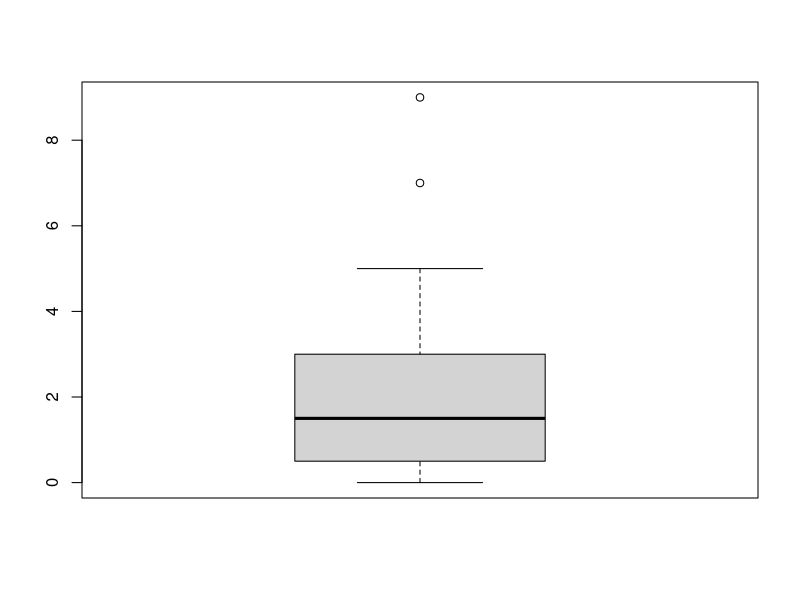

Recreate this plot in R.
## ---- chunk 1
d <- 10-c(9,6,7,7,3,9,10,1,8,7,9,9,8,10,5,10,10,9,10,8)
boxplot(d)
